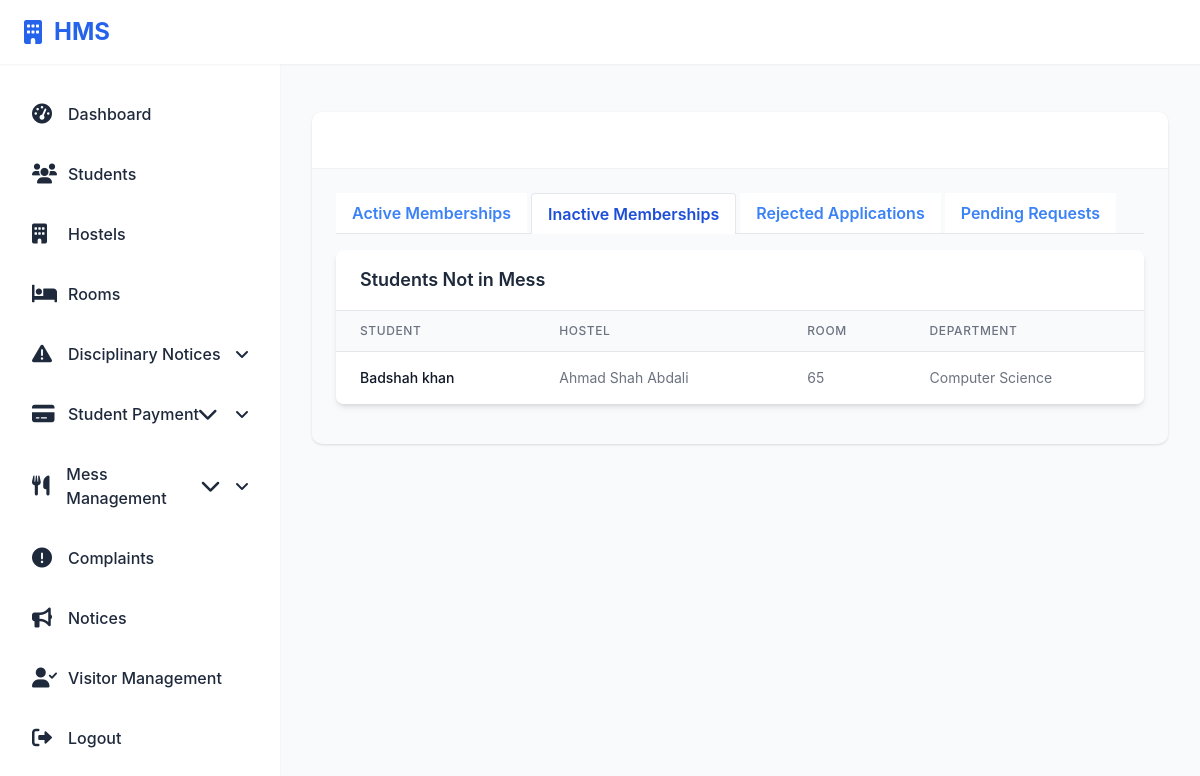
/hostel/mess/admin/inactive/ (signed in), run on the app's committed database.
### hostel/models.py (models this page shows, shortened)
class Student(models.Model):
    Room_ID = models.ForeignKey(Room, on_delete=models.SET_NULL, null=True, related_name="students")
    Hostel_ID = models.ForeignKey(Hostel, on_delete=models.SET_NULL, null=True)
    PAYMENT_STATUS_CHOICES = [
        ('NOT_PAID', 'Not Paid'),
        ('PARTIALLY_PAID', 'Partially Paid'),
        ('FULLY_PAID', 'Fully Paid'),
    ]
    Student_ID = models.AutoField(primary_key=True)
    Registration_Number = models.CharField(max_length=20, unique=True, null=True, blank=True)
    user = models.OneToOneField(User, on_delete=models.CASCADE, null=True)
    profile_picture = models.ImageField(upload_to='student_profiles/', null=True, blank=True)
    F_Name = models.CharField(max_length=50)
    L_Name = models.CharField(max_length=50)
    Contact_Info = models.CharField(max_length=100)
    Address = models.TextField()
    Department = models.CharField(max_length=100)
    FatherName = models.CharField(max_length=50)
    fee_status = models.CharField(max_length=20, choices=PAYMENT_STATUS_CHOICES, default='NOT_PAID')
    total_paid_amount = models.DecimalField(max_digits=10, decimal_places=2, default=0)
    room_price = models.DecimalField(max_digits=10, decimal_places=2, default=0)
    total_fee = models.DecimalField(max_digits=10, decimal_places=2, default=0)  # Added for storing total fee
    paid_installment_count = models.IntegerField(default=0)  # Added missing field

class Hostel(models.Model):
    Hostel_ID = models.AutoField(primary_key=True)
    Hostel_Name = models.CharField(max_length=255, unique=True)
    No_Of_Rooms = models.IntegerField(default=0)
    No_Of_Students = models.IntegerField(default=0)
    One_Seater_Rooms = models.IntegerField(default=0)
    Two_Seater_Rooms = models.IntegerField(default=0)
    Three_Seater_Rooms = models.IntegerField(default=0)
    Four_Seater_Rooms = models.IntegerField(default=0)
    Five_Seater_Rooms = models.IntegerField(default=0)
    Six_Seater_Rooms = models.IntegerField(default=0)
    Seven_Seater_Rooms = models.IntegerField(default=0)
    Eight_Seater_Rooms = models.IntegerField(default=0)
    Nine_Seater_Rooms = models.IntegerField(default=0)
    Ten_Seater_Rooms = models.IntegerField(default=0)
    One_Seater_Price = models.DecimalField(max_digits=10, decimal_places=2, default=0)
    Two_Seater_Price = models.DecimalField(max_digits=10, decimal_places=2, default=0)
    Three_Seater_Price = models.DecimalField(max_digits=10, decimal_places=2, default=0)
    Four_Seater_Price = models.DecimalField(max_digits=10, decimal_places=2, default=0)
    Five_Seater_Price = models.DecimalField(max_digits=10, decimal_places=2, default=0)
    Six_Seater_Price = models.DecimalField(max_digits=10, decimal_places=2, default=0)
    Seven_Seater_Price = models.DecimalField(max_digits=10, decimal_places=2, default=0)
    Eight_Seater_Price = models.DecimalField(max_digits=10, decimal_places=2, default=0)
    Nine_Seater_Price = models.DecimalField(max_digits=10, decimal_places=2, default=0)
    Ten_Seater_Price = models.DecimalField(max_digits=10, decimal_places=2, default=0)

class Room(models.Model):
    Room_ID = models.AutoField(primary_key=True)
    Room_Type = models.CharField(max_length=20)
    Capacity = models.IntegerField()
    Location = models.CharField(max_length=100)
    Room_No = models.CharField(max_length=10, unique=True)
    Floor_No = models.IntegerField()
    Students_Alloted = models.IntegerField(default=0)
    Hostel_ID = models.ForeignKey('Hostel', on_delete=models.CASCADE)
    room_type_info = models.ForeignKey('RoomType', on_delete=models.SET_NULL, null=True)
    Price = models.DecimalField(max_digits=10, decimal_places=2, default=0)  # Add price field with default value 0
    is_available = models.BooleanField(default=True)  # Room availability status

### hostel/views.py (the view, shortened to what this page needs)
# urls.py: path('mess/admin/inactive/', views.inactive_memberships, name='inactive_memberships'),
@staff_member_required
def inactive_memberships(request):
    inactive_memberships = MessMembership.objects.filter(
        approved=True,
        is_active=False
    ).order_by('-date_applied')
    students_not_in_mess = Student.objects.filter(
        Room_ID__isnull=False  # Ensure the student is assigned to a room (i.e., in a hostel)
    ).exclude(
        messmembership__isnull=False  # Ensure they have no mess membership
    )
    context = {
        'inactive_memberships': inactive_memberships,
        'students_not_in_mess': students_not_in_mess,
        'active_tab': 'inactive'  # Mark this tab as active
    }
    return render(request, 'mess_management/inactive_memberships.html', context)

### hostel/templates/mess_management/inactive_memberships.html (shortened to what this page needs)
{% extends 'base.html' %}
{% block content %}
<div class="container mt-4">
    <div class="card shadow">
        <div class="card-header bg-primary text-white">
            <h4 class="mb-0"><i class="fas fa-utensils mr-2"></i>Mess Membership Management</h4>
        </div>
        <div class="card-body">
            <ul class="flex border-b">
                <li class="mr-1">
                    <a class="bg-white inline-block py-2 px-4 text-blue-500 hover:text-blue-800 font-semibold" href="{% url 'admin_mess_management' %}">Active Memberships</a>
                </li>
                <li class="-mb-px mr-1">
                    <a class="bg-white inline-block border-l border-t border-r rounded-t py-2 px-4 text-blue-700 font-semibold" href="{% url 'inactive_memberships' %}">Inactive Memberships</a>
                </li>
                <li class="mr-1">
                    <a class="bg-white inline-block py-2 px-4 text-blue-500 hover:text-blue-800 font-semibold" href="{% url 'rejected_applications' %}">Rejected Applications</a>
                </li>
                <li class="mr-1">
                    <a class="bg-white inline-block py-2 px-4 text-blue-500 hover:text-blue-800 font-semibold" href="{% url 'mess_request' %}">Pending Requests</a>
                </li>
            </ul>
            <div class="py-4">
                <div class="bg-white rounded-lg shadow-md overflow-hidden">
                    <div class="flex items-center justify-between px-6 py-4 border-b">
                        <h2 class="text-lg font-semibold">Students Not in Mess</h2>
                    </div>
                    {% if students_not_in_mess %}
                        <div class="overflow-x-auto">
                            <table class="min-w-full divide-y divide-gray-200">
                                <thead class="bg-gray-50">
                                    <tr>
                                        <th scope="col" class="px-6 py-3 text-left text-xs font-medium text-gray-500 uppercase tracking-wider">Student</th>
                                        <th scope="col" class="px-6 py-3 text-left text-xs font-medium text-gray-500 uppercase tracking-wider">Hostel</th>
                                        <th scope="col" class="px-6 py-3 text-left text-xs font-medium text-gray-500 uppercase tracking-wider">Room</th>
                                        <th scope="col" class="px-6 py-3 text-left text-xs font-medium text-gray-500 uppercase tracking-wider">Department</th>
                                    </tr>
                                </thead>
                                <tbody class="bg-white divide-y divide-gray-200">
                                    {% for student in students_not_in_mess %}
                                        <tr>
                                            <td class="px-6 py-4 whitespace-nowrap">
                                                <div class="text-sm font-medium text-gray-900">{{ student.F_Name }} {{ student.L_Name }}</div>
                                            </td>
                                            <td class="px-6 py-4 whitespace-nowrap text-sm text-gray-500">{{ student.Hostel_ID.Hostel_Name }}</td>
                                            <td class="px-6 py-4 whitespace-nowrap text-sm text-gray-500">{{ student.Room_ID.Room_No }}</td>
                                            <td class="px-6 py-4 whitespace-nowrap text-sm text-gray-500">{{ student.Department }}</td>
                                        </tr>
                                    {% endfor %}
                                </tbody>
                            </table>
                        </div>
                    {% else %}
                        <div class="text-center py-8">
                            <p class="text-gray-600">No students found who haven't joined the mess yet.</p>
                        </div>
                    {% endif %}
                </div>
            </div>
        </div>
    </div>
</div>
{% endblock %}

### hostel/static/css/showcase_notice.css (style rules this page uses)
:root { --primary-color: #4a6fdc; --primary-hover: #3d5cba; --success-color: #28a745; --danger-color: #dc3545; --warning-color: #ffc107; --light-gray: #f8f9fa; --medium-gray: #e9ecef; --dark-gray: #343a40; --border-color: #dee2e6; --shadow: 0 0.125rem 0.25rem rgba(0, 0, 0, 0.075); --transition: all 0.2s ease-in-out; }
.card-header { background-color: white; padding: 1.5rem; border-bottom: 1px solid var(--border-color); }
.card-body { padding: 1.5rem; }

### hostel/static/css/admin_showcasenotices.css (style rules this page uses)
.card { border: none; border-radius: 10px; box-shadow: 0 4px 12px rgba(0, 0, 0, 0.08); margin-bottom: 2rem; overflow: hidden; }
.card-header { padding: 1rem 1.5rem; border-bottom: 1px solid rgba(0, 0, 0, 0.05); display: flex; justify-content: space-between; align-items: center; }
.card-body { padding: 1.5rem; }

### hostel/templates/base.html (style rules this page uses)
:root { --primary-color: #2563eb; --background-color: #f8fafc; --text-color: #1e293b; --sidebar-width: 280px; --header-height: 64px; --shadow-sm: 0 1px 2px 0 rgb(0 0 0 / 0.05); }
* { margin: 0; padding: 0; box-sizing: border-box; }
body { font-family: 'Inter', system-ui, -apple-system, sans-serif; background: var(--background-color); color: var(--text-color); min-height: 100vh; position: relative; }

### data on the page
Student: F_Name "Badshah", L_Name "khan", Hostel_ID.Hostel_Name "Ahmad Shah Abdali", Room_ID.Room_No "65", Department "Computer Science"
